Frame 1 (no input): blank canvas, image omitted
Frame 60 (the mouse pressed at the canvas centre just before this capture): blank canvas, image omitted
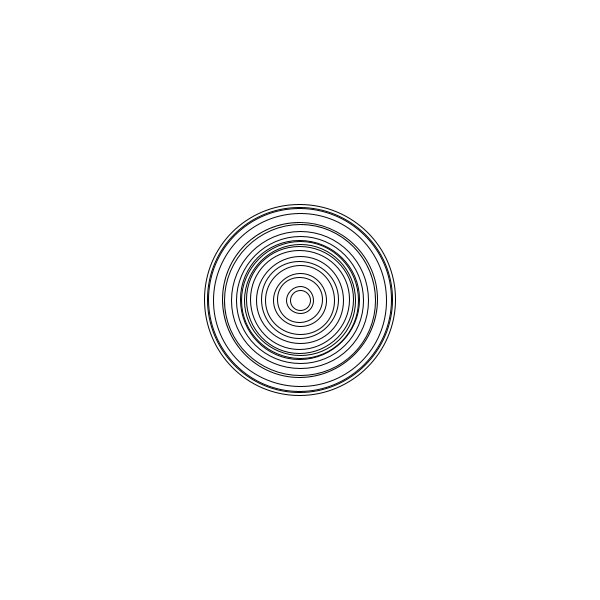
Frame 120 (the mouse held since frame 60 and released just before this capture)

The Processing sketch whose frames 1 and 60 were blank and that drew this single picture after the mouse press (run headless with seeded random() and noise(); from frame 60 on, the mouse is pressed at the canvas centre):

// Processing sketch: GenerateTreeRingsMouse
// ── GenerateTreeRingsMouse.pde

float INITIAL_RADIUS = 10;
float MAX_DELTA_RADIUS = 10;

int MIN_NUM_CIRCLES = 3;
int MAX_NUM_CIRCLES = 30;

// State of the mouse
boolean didClickMouse = false;

void setup() {
  size(600, 600);
  
  // Set White Bg
  background(255);
}


void draw() {
  // On
  if (didClickMouse) {
    int numCircles = round(random(MIN_NUM_CIRCLES, MAX_NUM_CIRCLES));
    drawTreeCircles(mouseX, mouseY, numCircles, INITIAL_RADIUS, MAX_DELTA_RADIUS);
    didClickMouse = false;
  }
}

// Called once per click, regardless of the mouse button
void mousePressed() {
  didClickMouse = true;
}

// Handles keypresses
void keyPressed() {
  // Clears the background when pressed
  if (key == 'd') {
    background(255);
  }
}

// Draws a series of circles in increasing diameter
void drawTreeCircles(int x, int y, int numCircles, float startRadius, float maxDeltaRadius) {
  noFill();
  float r = startRadius;
  for (int i = 0; i < numCircles; i += 1) {
    circle(x, y, 2 * r); 
    // update radius
    r += random(1, maxDeltaRadius);
 }
}
